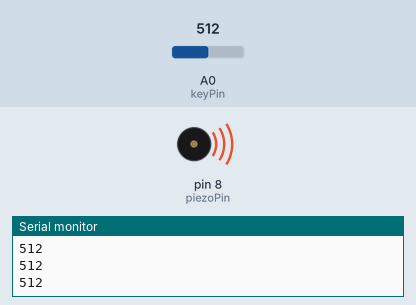
Recording of a sketch running on a simulated Arduino Uno, built with avr-gcc and run on an emulated ATmega328P. On the bench: buzzer (waves = sounding), the last lines printed to the serial monitor. The inputs (shaded band) are chosen by the test bench; at power-on: A0 (keyPin) = 512.

Above: at 1.2 s.
1.3 s: A0 (keyPin) set to 4
At 2.1 s:
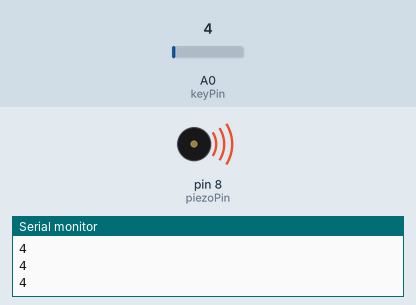
2.8 s: A0 (keyPin) set to 1
At 3.1 s:
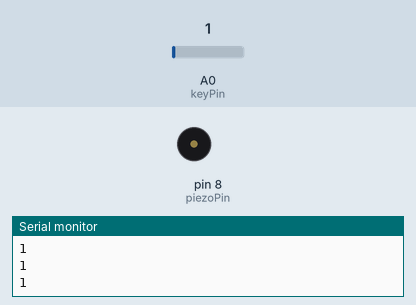
4.3 s: A0 (keyPin) set to 122
At 5.5 s:
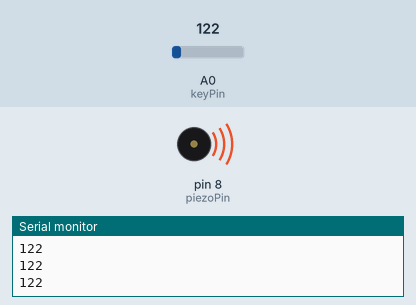
5.8 s: A0 (keyPin) set to 0
At 6.7 s:
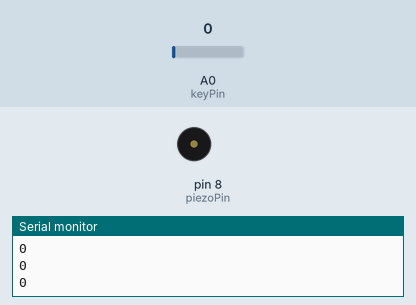
Timing chart, 0 to 8.3 s (numbered marks = the images above; inputs shaded):
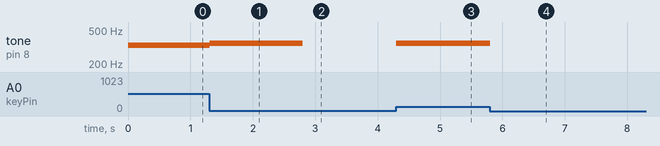

Measured:
- the behaviour switches between 3 and 2 on A0 (keyPin) (found by bisection; images 1 and 2)
- after the input at 1.3 s, tone on pin 8 (piezoPin): 330 Hz → 349 Hz at once
- after the input at 2.8 s, tone on pin 8 (piezoPin): 349 Hz → silent at once
- after the input at 4.3 s, tone on pin 8 (piezoPin): silent → 349 Hz at once
- after the input at 5.8 s, tone on pin 8 (piezoPin): 349 Hz → silent at once

The sketch:

KeyboardInstrument.ino
```cpp
const int keyPin = A0;
const int piezoPin = 8;

int notes[] = { 262, 294, 330, 349 }; //Notas C, D, E y F respectivamente

void setup()
{
	Serial.begin(9600);
}

void loop()
{
	int keyVal = analogRead(keyPin);
	Serial.println(keyVal);

	if (keyVal == 1023)
	{
		tone(piezoPin, notes[0]);
	}
	else if (keyVal < 1023 && keyVal >= 990)
	{
		tone(piezoPin, notes[1]);
	}
	else if (keyVal < 990 && keyVal >= 505)
	{
		tone(piezoPin, notes[2]);
	}
	else if (keyVal < 505 && keyVal >= 3)
	{
		tone(piezoPin, notes[3]);
	}
	else
	{
		noTone(piezoPin);
	}
	delay(10);
}
```
